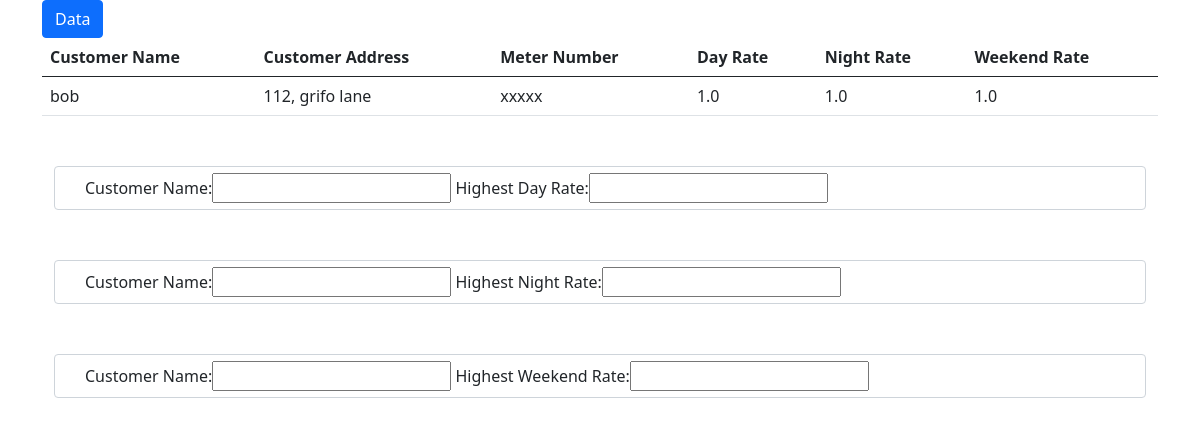
Page /data on the earlier database version.
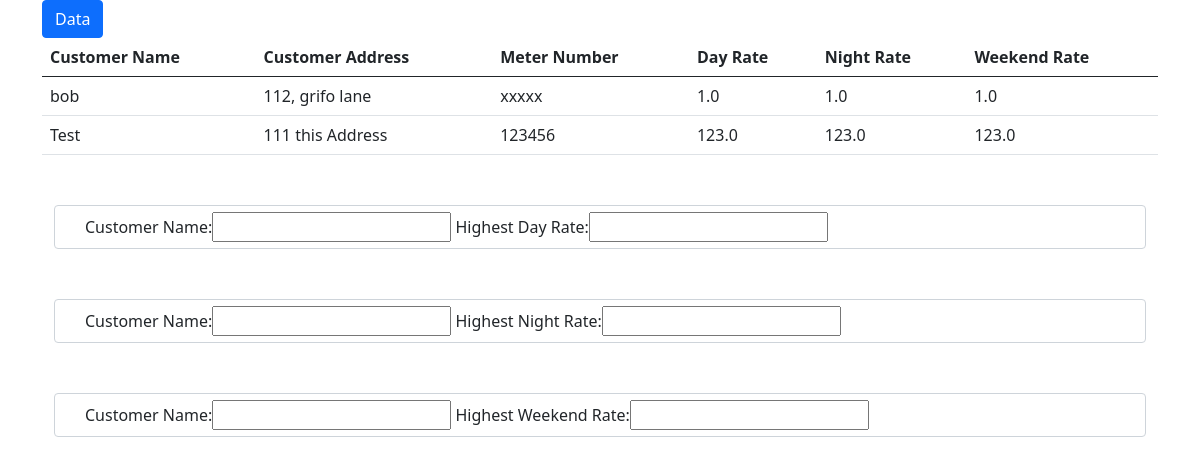
Same page on the later database version.
### meters/models.py (models this page shows)
class Meters(models.Model):
    customer_name = models.CharField(max_length=100, blank=True, null=True)
    customer_address = models.CharField(max_length=80, null=True, blank=True)
    rate_name = models.CharField(max_length=80, null=True, blank=True)
    meter_number = models.CharField(max_length=100, blank=False, null=True)
    day_rate = models.FloatField(max_length=100, null=True)
    night_rate = models.FloatField(null=True)
    weekend_rate = models.FloatField(null=True)
    weekend_night_rate = models.FloatField(null=True)
    weekend_day_rate = models.FloatField(null=True)
    cost_for_day_rate = models.FloatField(null=True)
    cost_for_night_rate = models.FloatField(null=True)
    cost_for_weekend_rate = models.FloatField(null=True)
    cost_for_weekend_day_rate = models.FloatField(null=True)
    cost_for_weekend_night_rate = models.FloatField(null=True)
    total_energy_cost = models.FloatField(null=True)
    first_reading_day = models.IntegerField(null=True)
    second_reading_day = models.IntegerField(null=True)
    first_reading_night = models.IntegerField(null=True)
    second_reading_night = models.IntegerField(null=True)
    first_reading_weekend = models.IntegerField(null=True)
    second_reading_weekend = models.IntegerField(null=True)
    first_weekend_day = models.IntegerField(null=True)
    second_weekend_day = models.IntegerField(null=True)
    first_weekend_night = models.IntegerField(null=True)
    second_weekend_night = models.IntegerField(null=True)

### meters/views.py (the view)
# urls.py: url(r'data', data, name='data'),
def data(request):
    items = Meters.objects.all()
    high_day = highestDay()
    high_night = highestNight()
    high_total = highestTotal()
    context = {
        'items': items,
        'high_day': high_day,
        'high_night': high_night,
        'high_total': high_total,
    }
    return render(request, 'index.html', context)

### meters/forms.py
class highestDay(forms.Form):
    name = forms.CharField(label='Customer Name')
    day_rate_high = forms.FloatField(label='Highest Day Rate')

class highestNight(forms.Form):
    name = forms.CharField(label='Customer Name')
    night_rate_high = forms.FloatField(label='Highest Night Rate')

### meters/templates/index.html (shortened to what this page needs)
{% extends "base.html" %}
{% load static %}
{% block content %}
<a href="{% url 'data' %}" class="btn btn-primary">Data</a>
<table class="table table-hover">
    <thead>
      <tr>
        <th scope="col">Customer Name</th>
        <th scope="col">Customer Address</th>
        <th scope="col">Meter Number</th>
        <th scope="col">Day Rate</th>
        <th scope="col">Night Rate</th>
        <th scope="col">Weekend Rate</th>
      </tr>
    </thead>
    <tbody>
      {% for item in items %}
        <tr>
          <td class="name">{{ item.customer_name }}</td>
          <td class="address">{{ item.customer_address }}</td>
          <td class="meter">{{ item.meter_number }}</td>
          <td class="day">{{ item.day_rate }}</td>
          <td class="night">{{ item.night_rate }}</td>
          <td class="weekend">{{ item.weekend_rate }}</td>
        </tr>
      {% endfor %}
  </table>
<div class="container">
<form action="" class="form-control form-group django-table" id="day" >
  {{ high_day.as_table }}
</form>
<form action="" class="form-control form-group django-table" id="night" >
  {{ high_night.as_table }}
</form>
<form action="" class="form-control form-group django-table" id="total" >
  {{ high_total.as_table }}
</form>
</div>
{% endblock %}

### meters/templates/base.html (shortened to what this page needs)
{% load static %}
<html lang="en">
<head>
    <link href="https://cdn.jsdelivr.net/npm/bootstrap@5.1.0/dist/css/bootstrap.min.css" rel="stylesheet">
    <link rel="stylesheet" href="{% static 'css/style.css' %}">
</head>
<body>
  <div class="container">
        {% block content %}
        {% endblock %}
  </div>
</body>
</html>

### meters/static/css/style.css (style rules this page uses)
.django-table { margin-top: 50px; padding-left: 30px; padding-right: 10px; }

Differences in the rows shown:
added Meters: customer_name "Test", customer_address "111 this Address", meter_number "123456", day_rate "123.0", night_rate "123.0", weekend_rate "123.0"
